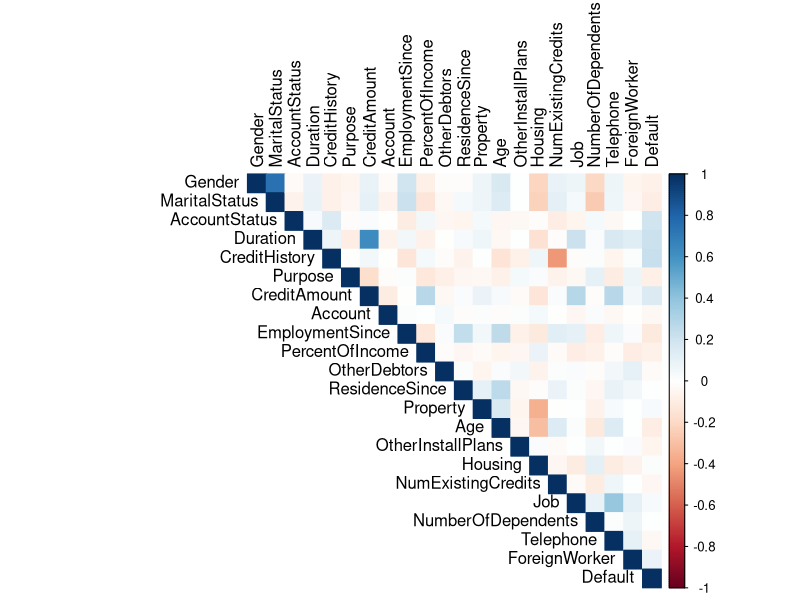
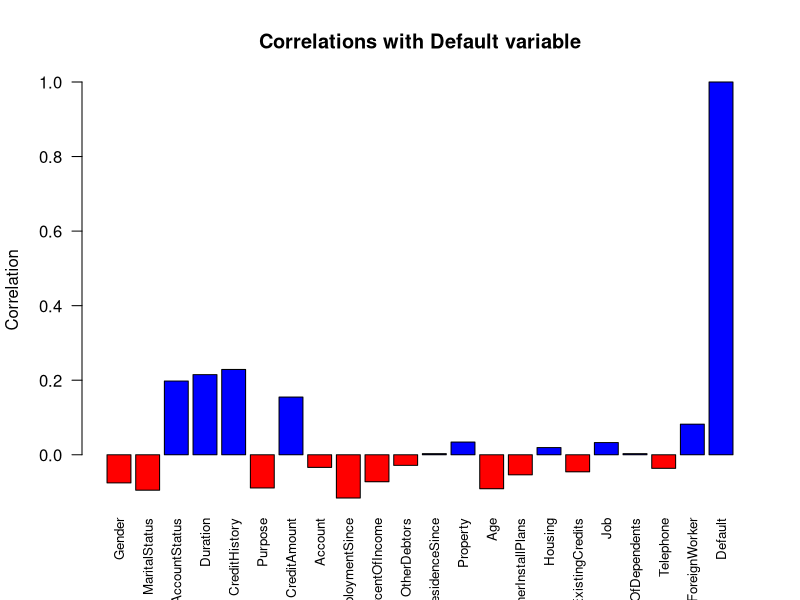
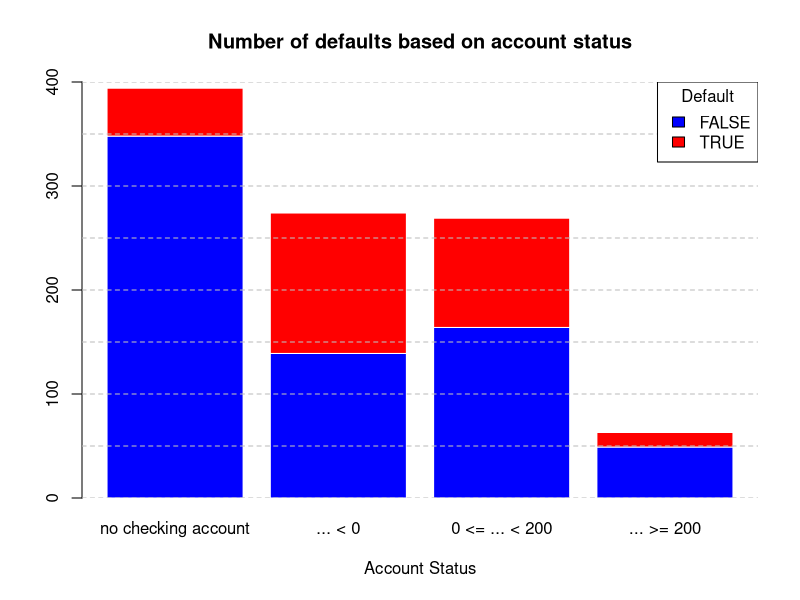
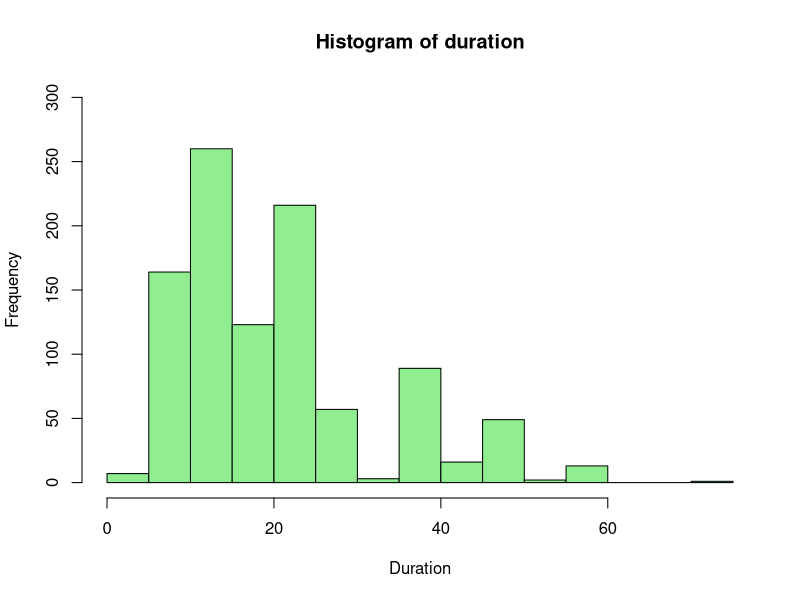
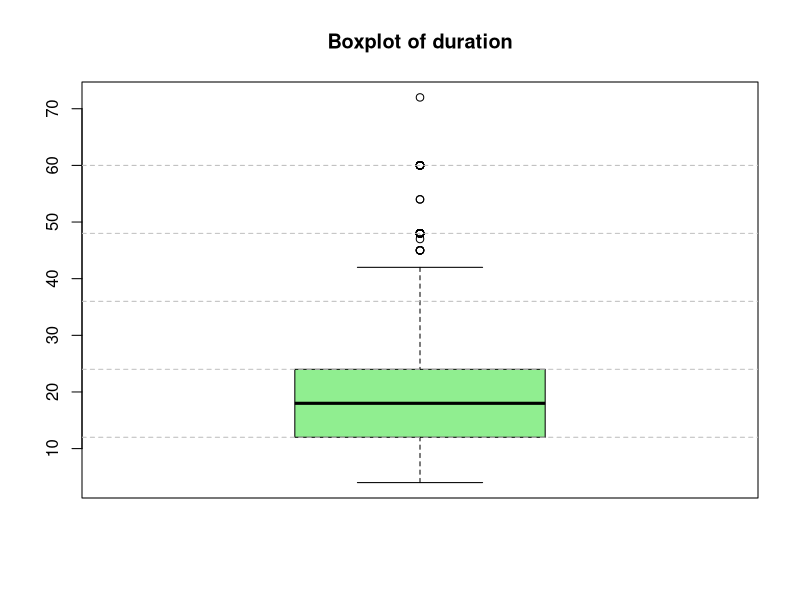
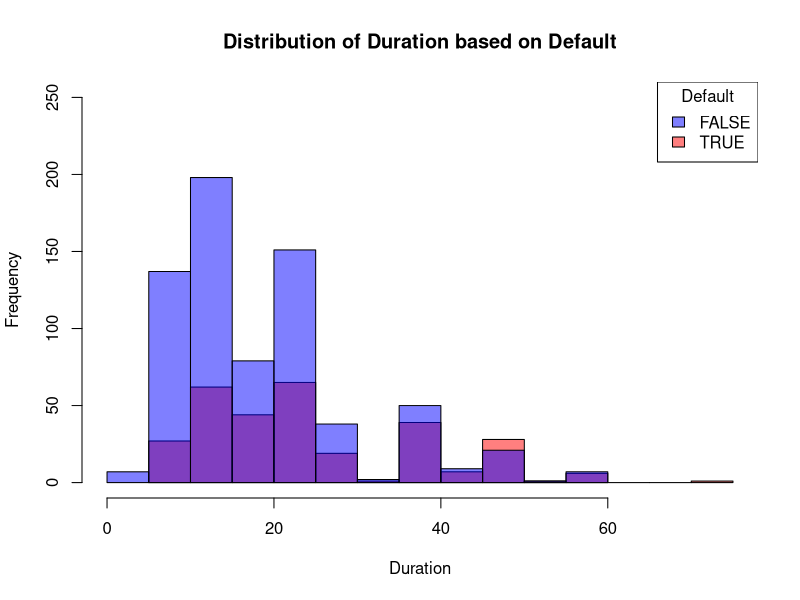
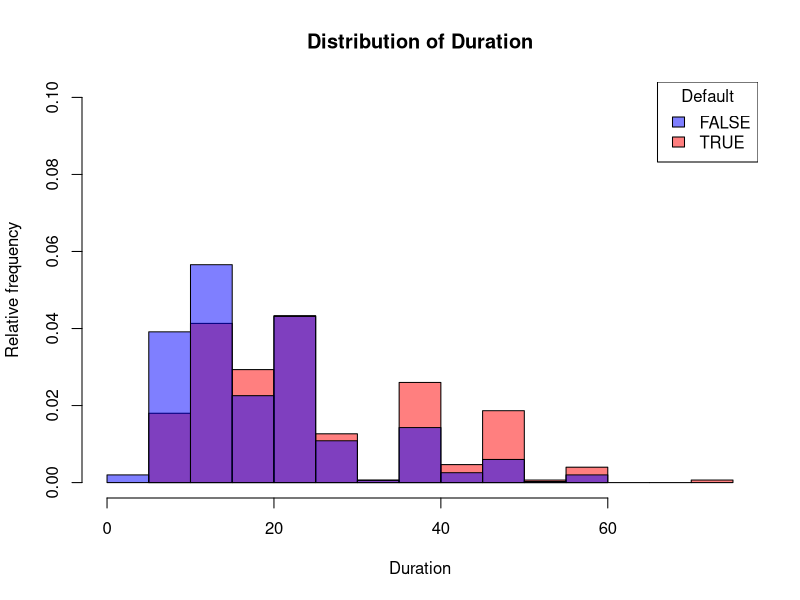
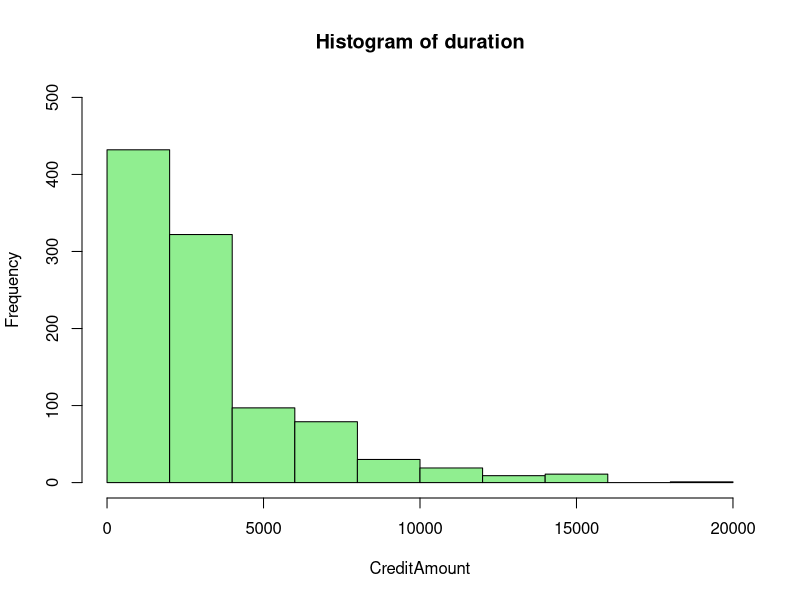

These figures' R source, in order:
## ---- chunk 1
library(tidyverse)
library(dplyr)
## ---- chunk 2
data = read.csv('procjena_kreditnog_rizika.csv')
summary(data)
head(data)
## ---- chunk 3
data$Default <- as.logical(data$Default)
data$ResidenceSince <-
  ifelse(data$ResidenceSince == ".. >= 7 years",
         "... >= 7 years",
         data$ResidenceSince)
data$NumExistingCredits <-
  gsub("above", "... >=", data$NumExistingCredits)
data$NumExistingCredits <- gsub("or", "||", data$NumExistingCredits)
data$NumberOfDependents <-
  gsub("less than", "... <", data$NumberOfDependents)
data$NumberOfDependents <-
  gsub("3 or more", "... >= 3", data$NumberOfDependents)
## ---- chunk 4
# should this column be ordered and does "no checking account" make this unfeasible?
data$AccountStatus <-
  factor(
    data$AccountStatus,
    levels = c("no checking account",
               "... < 0",
               "0 <= ... < 200",
               "... >= 200")
  )
# should this column be ordered and does the ordering make sense?
data$CreditHistory <-
  factor(
    data$CreditHistory,
    levels = c(
      "critical account/ other credits existing (not at this bank)",
      "delay in paying off in the past",
      "existing credits paid back duly till now",
      "all credits at this bank paid back duly",
      "no credits taken/ all credits paid back duly"
    )
  )
data$Purpose <- factor(data$Purpose)
# should this column be ordered and does "unknown/ no savings account" make this unfeasible?
data$Account <-
  factor(
    data$Account,
    levels = c(
      "unknown/ no savings account",
      "... < 100",
      "100 <= ... < 500",
      "500 <= ... < 1000",
      "... >= 1000"
    )
  )
# should this column be ordered and does "unemployed" make this unfeasible?
data$EmploymentSince <-
  factor(
    data$EmploymentSince,
    levels = c(
      "unemployed",
      "... < 1 year",
      "1 <= ... < 4 years",
      "4 <= ... < 7 years",
      "... >= 7 years"
    )
  )
data$PercentOfIncome <-
  factor(
    data$PercentOfIncome,
    levels = c("... < 20%",
               "20% <= ... < 25%",
               "25% <= ... < 35%",
               "... >= 35%")
  )
# Dividing PersonalStatus column to Sex and MaritalStatus
split_parts <- strsplit(as.character(data$PersonalStatus), " - ")
data$Gender <- sapply(split_parts, function(x) x[1])
data$MaritalStatus <- sapply(split_parts, function(x) x[2])
data <- data[, !(names(data) %in% c("PersonalStatus"))]
data <- data %>% select(Gender, MaritalStatus, everything())
data$Gender <- factor(data$Gender)
data$MaritalStatus <- factor(data$MaritalStatus)
data$OtherDebtors <- factor(data$OtherDebtors)
data$ResidenceSince <-
  factor(
    data$ResidenceSince,
    levels = c("... < 1 year",
               "1 <= ... < 4 years",
               "4 <= ... < 7 years",
               "... >= 7 years")
  )
data$Property <- factor(data$Property)
data$OtherInstallPlans <- factor(data$OtherInstallPlans)
data$Housing <- factor(data$Housing)
data$NumExistingCredits <-
  factor(data$NumExistingCredits,
         levels = c("1",
                    "2 || 3",
                    "4 || 5",
                    "... >= 6"))
# should this column be ordered?
data$Job <-
  factor(
    data$Job,
    levels = c(
      "unemployed/ unskilled - non-resident",
      "unskilled - resident",
      "skilled employee / official",
      "management/ self-employed/highly qualified employee/ officer"
    )
  )
data$NumberOfDependents <-
  factor(data$NumberOfDependents, levels = c("... < 3",
                                             "... >= 3"))
data$Telephone <- factor(data$Telephone)
data$ForeignWorker <- factor(data$ForeignWorker)
data$Default <- factor(data$Default)
## ---- chunk 5
attach(data)
head(data)
## ---- chunk 6
library(corrplot)

corr_matrix <- cor(data.frame(lapply(data, function(x) as.numeric(x))))
corrplot(corr_matrix, method = "color", type = "upper", tl.col = "black", tl.srt = 90)

cor_with_target <- corr_matrix["Default", ]
barplot(cor_with_target, names.arg = names(cor_with_target),
         las = 2, 
         cex.names = 0.8,
         col = ifelse(cor_with_target > 0, "blue", "red"),
         main = paste("Correlations with Default variable"),
         ylab = "Correlation")

filt_cor_with_target <- cor_with_target[abs(cor_with_target) >= 0.1 & cor_with_target != 1]
print(names(filt_cor_with_target))
## ---- chunk 7
barplot(table(Default, AccountStatus), main = "Number of defaults based on account status", 
        border="white", col = c('blue', 'red'), xlab="Account Status", ylim = c(0, 400))
abline(h = seq(0, 500, by = 50), col = "gray", lty = 2)
legend("topright", legend = levels(Default), fill = c('blue', 'red'), title = "Default")
## ---- chunk 8
hist(Duration, col = 'lightgreen', ylim = c(0, 300), main = 'Histogram of duration')

boxplot(Duration, col = 'lightgreen', main = 'Boxplot of duration')
abline(h = seq(0, 70, by = 12), col = "gray", lty = 2)

defaulted <- data[Default == 'TRUE', ]
not_defaulted <- data[Default == 'FALSE', ]

hist(defaulted$Duration, breaks=10, xlim=c(0,75), ylim = c(0,250), col=rgb(1,0,0,0.5),
     xlab="Duration", ylab="Frequency", main="Distribution of Duration based on Default" )
hist(not_defaulted$Duration, breaks=10, xlim=c(0,75), ylim = c(0,250), col=rgb(0,0,1,0.5), add=T)
legend("topright", legend = levels(Default), fill = c(rgb(0,0,1,0.5), rgb(1,0,0,0.5)), title = "Default")

hist(defaulted$Duration, breaks=10, xlim=c(0,75), ylim = c(0,0.1), freq = FALSE, col=rgb(1,0,0,0.5), xlab="Duration", 
     ylab="Relative frequency", main="Distribution of Duration")
hist(not_defaulted$Duration, breaks=10, freq = FALSE, xlim=c(0,75), col=rgb(0,0,1,0.5), add=T)
legend("topright", legend = levels(Default), fill = c(rgb(0,0,1,0.5), rgb(1,0,0,0.5)), title = "Default")

## ---- chunk 9
hist(CreditAmount, col = 'lightgreen', ylim = c(0, 500), main = 'Histogram of duration')

boxplot(CreditAmount, col = 'lightgreen', main = 'Boxplot of duration')
abline(h = seq(0, 20000, by = 2000), col = "gray", lty = 2)
## ---- chunk 10
plot(CreditAmount, Duration,
     pch=16, 
     cex=1, 
     col=Default,
     xlab="Credit amount", ylab="Duration",
     main="Credit amount and duration relation"
)
legend("topright", legend = c("Not Default", "Default"), col = Default, pch = 16)

MonthlyPayment = CreditAmount / Duration

plot(MonthlyPayment,
     pch=16, 
     cex=1, 
     col=Default,
     ylab="Monthly Payment",
)
legend("topright", legend = c("Not Default", "Default"), col = Default, pch = 16)
## ---- chunk 11
barplot(table(Default, as.numeric(CreditHistory)), main = "Number of defaults based on Credit history", 
        border="white", col = c('blue', 'red'), xlab="Credit History", ylab = 'Frequency', ylim = c(0, 600))
abline(h = seq(0, 600, by = 50), col = "gray", lty = 2)
legend("topright", legend = levels(Default), fill = c('blue', 'red'), title = "Default")

# printing values for x axis
cat("1 - critical account/ other credits existing (not at this bank) \
2 - delay in paying off in the past \
3 - existing credits paid back duly till now \
4 - all credits at this bank paid back duly \
5 - no credits taken/ all credits paid back duly")

barplot(table(Default, EmploymentSince), main = "Number of defaults based on years employed", 
        border="white", col = c('blue', 'red'), xlab="Employment since", ylab = 'Frequency', ylim = c(0, 400))
abline(h = seq(0, 400, by = 50), col = "gray", lty = 2)
legend("topright", legend = levels(Default), fill = c('blue', 'red'), title = "Default")

## ---- chunk 12
male <- data[Gender == 'male', ]
female <- data[Gender == 'female', ]

print("Percentage of defaulted men:")
print(as.numeric(1-table(male$Default)/count(male)))
print("Percentage of defaulted women:")
print(as.numeric(1-table(female$Default)/count(female)))
## ---- chunk 13
boxplot(CreditAmount~PercentOfIncome, col = 'lightgreen', ylab = "Credit amount", xlab = "Percent of income")
abline(h = seq(0, 20000, by = 2000), col = "gray", lty = 2)
